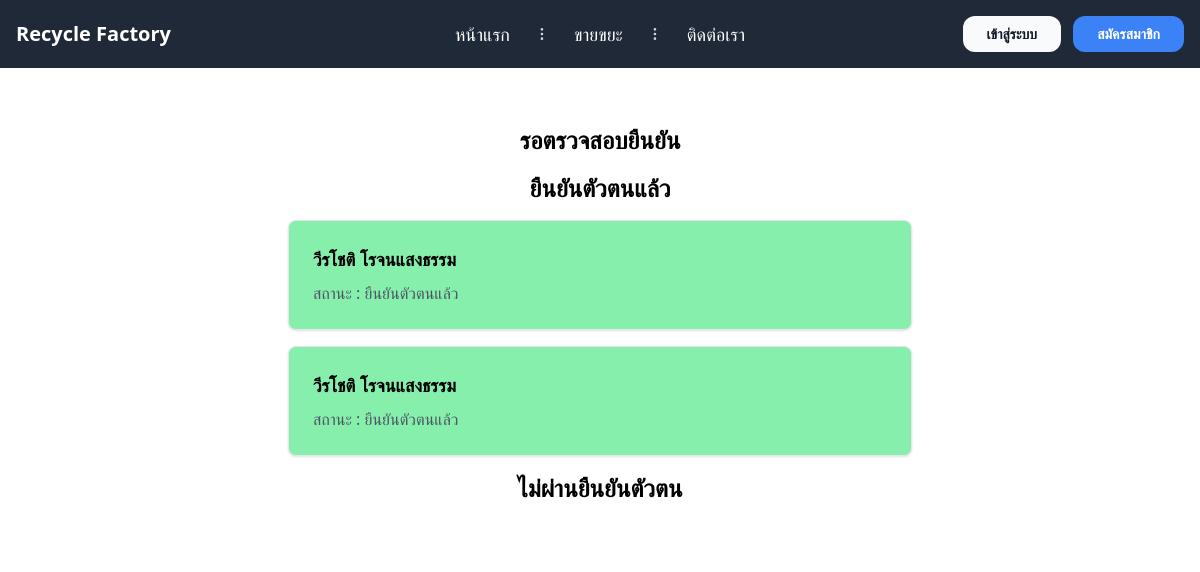
/Factory/, run on an earlier commit of the app's database.
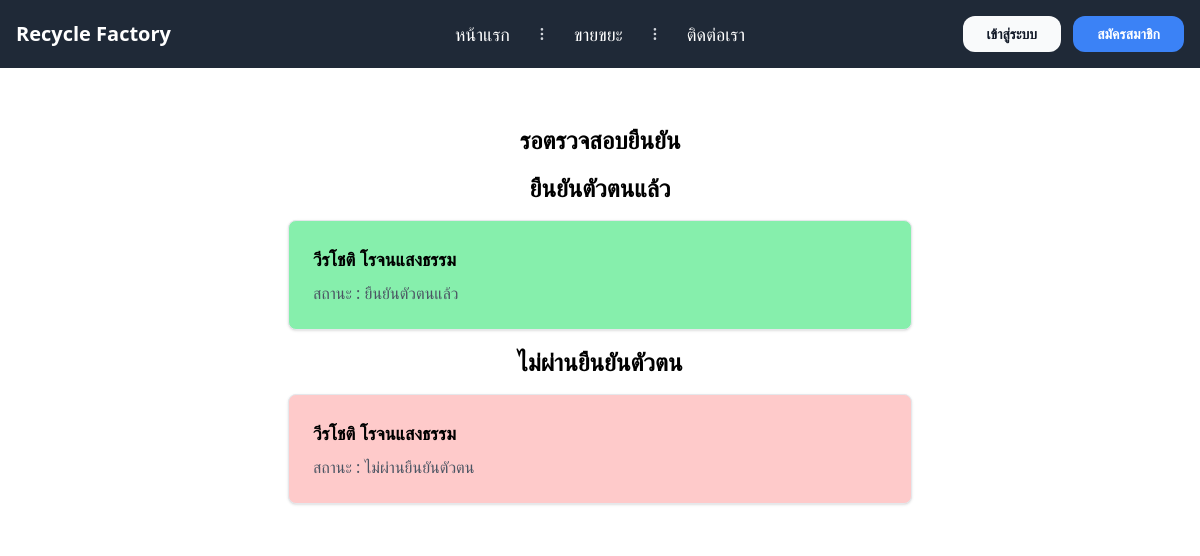
And on a later commit of the database.
### Member/models.py (models this page shows)
class Profile(models.Model):
    user = models.OneToOneField(User, on_delete=models.CASCADE, null=True, blank=True)
    first_name = models.CharField(max_length=150)
    last_name = models.CharField(max_length=150)
    address = models.TextField()
    bank = models.CharField(max_length=150)
    bank_accounts = models.CharField(max_length=350)
    bank_number = models.CharField(max_length=20)
    pass_bookQR = models.ImageField(upload_to='ImagePassBook/')
    status = models.BooleanField(default=False)
    cancel = models.BooleanField(default=False)

### Factory/views.py (the view)
# urls.py: path('',cfidentity,name='cfidentity'),
def cfidentity(request):
    cancel = Profile.objects.filter(cancel=True)
    firm = Profile.objects.filter(status=True,cancel=False)
    nofirm = Profile.objects.filter(status=False,cancel=False)
    return render(request,'factory/cfidentity.html',{'firm':firm,'nofirm':nofirm,'cancel':cancel})

### templates/factory/cfidentity.html (shortened to what this page needs)
{% extends 'base.html' %}
{% load crispy_forms_tags %}
{% block content %}
<div class="container mx-auto px-4 py-8 ">
    <div class="max-w-2xl mx-auto bg-white rounded p-6 bg">
        <h2 class="text-2xl font-bold mb-4 text-center">รอตรวจสอบยืนยัน</h2>
        <h2 class="text-2xl font-bold mb-4 text-center mt-4">ยืนยันตัวตนแล้ว</h2>
        {% if firm %}
        <div class="grid grid-cols-1 gap-4 sm:grid-cols-1 md:grid-cols-1 lg:grid-cols-1 xl:grid-cols-1">
            {% for f in firm %}
            <a href="{% url 'editestate' f.id %}" class="hover:scale-105">
            <div class=" rounded-lg shadow p-6 border bg-green-300">
                <h2 class="text-lg font-bold mb-2">{{ f.first_name }} {{f.last_name}}</h2>
                <p class="text-gray-600">สถานะ :
                    {% if f.status == True %}
                    ยืนยันตัวตนแล้ว
                    {% endif %}
                </p>
            </div>
            </a>
            {% endfor %}
        </div>
        {% endif %}
        <h2 class="text-2xl font-bold mb-4 text-center mt-4">ไม่ผ่านยืนยันตัวตน</h2>
        {% if cancel %}
        <div class="grid grid-cols-1 gap-4 sm:grid-cols-1 md:grid-cols-1 lg:grid-cols-1 xl:grid-cols-1">
            {% for f in cancel %}
            <a href="{% url 'editestate' f.id %}" class="hover:scale-105">
            <div class=" rounded-lg shadow p-6 border bg-red-200 ">
                <h2 class="text-lg font-bold mb-2">{{ f.first_name }} {{f.last_name}}</h2>
                <p class="text-gray-600">สถานะ :
                    {% if f.cancel == True %}
                    ไม่ผ่านยืนยันตัวตน
                    {% endif %}
                </p>
            </div>
            </a>
            {% endfor %}
        </div>
        {% endif %}
    </div>
</div>
{% endblock %}

### templates/base.html (shortened to what this page needs)
{% load static %}
<!DOCTYPE html>
<html lang="en">
<head>
    <script src="https://cdn.tailwindcss.com"></script>
</head>
<body>
<nav class="relative px-4 py-4 flex justify-between items-center bg-gray-800">
    <a class="text-3xl font-bold leading-none" href="#">
        <a href="/" class="text-white text-xl font-bold ">Recycle Factory</a>
    </a>
    <ul class="hidden absolute top-1/2 left-1/2 transform -translate-y-1/2 -translate-x-1/2 lg:mx-auto lg:flex lg:items-center lg:w-auto lg:space-x-6">
        <li><a class="text-lg text-white hover:text-gray-500" href="/">หน้าแรก</a></li>
        <li class="text-gray-300">
            <svg xmlns="http://www.w3.org/2000/svg" fill="none" stroke="currentColor" class="w-4 h-4 current-fill" viewBox="0 0 24 24">
                <path stroke-linecap="round" stroke-linejoin="round" stroke-width="2" d="M12 5v0m0 7v0m0 7v0m0-13a1 1 0 110-2 1 1 0 010 2zm0 7a1 1 0 110-2 1 1 0 010 2zm0 7a1 1 0 110-2 1 1 0 010 2z" />
            </svg>
        </li>
        <li><a class="text-lg text-white hover:text-gray-500" href="{% url 'recycle_purchase' %}">ขายขยะ</a></li>
        <li class="text-gray-300">
            <svg xmlns="http://www.w3.org/2000/svg" fill="none" stroke="currentColor" class="w-4 h-4 current-fill" viewBox="0 0 24 24">
                <path stroke-linecap="round" stroke-linejoin="round" stroke-width="2" d="M12 5v0m0 7v0m0 7v0m0-13a1 1 0 110-2 1 1 0 010 2zm0 7a1 1 0 110-2 1 1 0 010 2zm0 7a1 1 0 110-2 1 1 0 010 2z" />
            </svg>
        </li>
        <li><a class="text-lg text-white hover:text-gray-500" href="{% url 'contact' %}">ติดต่อเรา</a></li>
    </ul>
    {% if user.is_authenticated %}
    <a class="hidden lg:inline-block lg:ml-auto lg:mr-3 py-2 px-6 bg-gray-50 hover:bg-gray-100 text-sm text-gray-900 font-bold  rounded-xl transition duration-200"  href="">{{ user.username }}</a>
    <a class="hidden lg:inline-block py-2 px-6 bg-blue-500 hover:bg-blue-600 text-sm text-white font-bold rounded-xl transition duration-200" href="{% url 'logout' %}">ออกจากระบบ</a>
    {% else %}
    <a class="hidden lg:inline-block lg:ml-auto lg:mr-3 py-2 px-6 bg-gray-50 hover:bg-gray-100 text-sm text-gray-900 font-bold  rounded-xl transition duration-200" href="{% url 'login' %}">เข้าสู่ระบบ</a>
    <a class="hidden lg:inline-block py-2 px-6 bg-blue-500 hover:bg-blue-600 text-sm text-white font-bold rounded-xl transition duration-200" href="{% url 'register' %}">สมัครสมาชิก</a>
    {% endif %}
</nav>
  {% block content %}
  {% endblock %}
</body>
</html>

What changed in the data, as far as the page shows it:
changed Profile (number 2 of 2 on the later page): moves from the list under "ยืนยันตัวตนแล้ว" to the list under "ไม่ผ่านยืนยันตัวตน"
